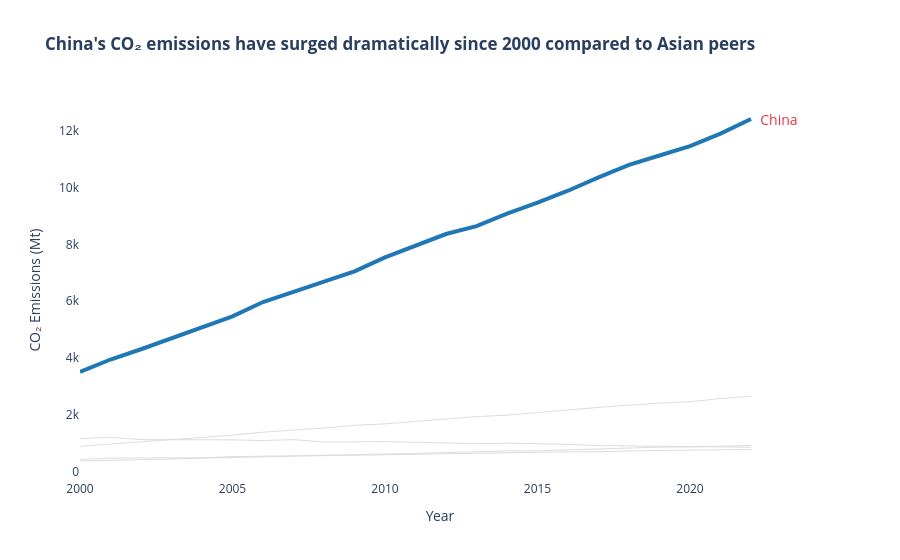

Source (notebook cell):
### Code cell
import plotly.graph_objects as go
df = df.rename(columns={
    'CO2 emissions (kt)': 'CO2_Mt',
    'CO2 emissions (metric tons per capita)': 'CO2_Mt'
})
df_asia = df[df['Region'] == 'Asia']
countries = df_asia['Country'].unique()
target = 'China'

fig = go.Figure()
for country in countries:
    country_data = df_asia[df_asia['Country'] == country].sort_values('Year')
    
    if country == target:
        color = '#1f77b4'
        width = 4
    else:
        color = '#DDDDDD'
        width = 1

    fig.add_trace(go.Scatter(
        x=country_data['Year'],
        y=country_data['CO2_Mt'],
        mode='lines',
        line=dict(color=color, width=width),
        hoverinfo='name+y',
        showlegend=False
    ))
target_data = df_asia[df_asia['Country'] == target].sort_values('Year')
last_year = target_data['Year'].iloc[-1]
last_val = target_data['CO2_Mt'].iloc[-1]

fig.add_annotation(
    x=last_year,
    y=last_val,
    text=f"  {target}",
    showarrow=False,
    xanchor="left",
    font=dict(color='#E63946', size=14)
)
fig.update_layout(
    title="<b>China's CO₂ emissions have surged dramatically since 2000 compared to Asian peers</b>",
    xaxis_title="Year",
    yaxis_title="CO₂ Emissions (Mt)",
    plot_bgcolor='white',
    showlegend=False,
    margin=dict(r=100)
)

fig.show()

### Figure 1 — Plotly figure (JSON) as saved in the notebook; plotly's stock layout.template omitted (floating-point values rounded to 4 significant figures)
{"data": [{"hoverinfo": "name+y", "line": {"color": "#1f77b4", "width": 4}, "mode": "lines", "showlegend": false, "type": "scatter", "x": [2000, 2001, 2002, 2003, 2004, 2005, 2006, 2007, 2008, 2009, 2010, 2011, 2012, 2013, 2014, 2015, 2016, 2017, 2018, 2019, 2020, 2021, 2022], "y": [3514.0, 3952.0, 4312.0, 4692.0, 5079.0, 5468.0, 5974.0, 6323.0, 6673.0, 7053.0, 7543.0, 7972.0, 8365.0, 8641.0, 9078.0, 9466.0, 9887.0, 10360.0, 10790.0, 11130.0, 11450.0, 11900.0, 12410.0]}, {"hoverinfo": "name+y", "line": {"color": "#DDDDDD", "width": 1}, "mode": "lines", "showlegend": false, "type": "scatter", "x": [2000, 2001, 2002, 2003, 2004, 2005, 2006, 2007, 2008, 2009, 2010, 2011, 2012, 2013, 2014, 2015, 2016, 2017, 2018, 2019, 2020, 2021, 2022], "y": [901.6, 974.6, 1056.0, 1146.0, 1205.0, 1291.0, 1396.0, 1466.0, 1542.0, 1637.0, 1687.0, 1774.0, 1865.0, 1945.0, 1994.0, 2092.0, 2177.0, 2267.0, 2345.0, 2419.0, 2466.0, 2580.0, 2661.0]}, {"hoverinfo": "name+y", "line": {"color": "#DDDDDD", "width": 1}, "mode": "lines", "showlegend": false, "type": "scatter", "x": [2000, 2001, 2002, 2003, 2004, 2005, 2006, 2007, 2008, 2009, 2010, 2011, 2012, 2013, 2014, 2015, 2016, 2017, 2018, 2019, 2020, 2021, 2022], "y": [1166.0, 1220.0, 1136.0, 1131.0, 1151.0, 1127.0, 1101.0, 1133.0, 1050.0, 1061.0, 1064.0, 1042.0, 1005.0, 990.9, 1010.0, 996.6, 967.4, 925.1, 916.6, 914.5, 902.8, 898.1, 865.1]}, {"hoverinfo": "name+y", "line": {"color": "#DDDDDD", "width": 1}, "mode": "lines", "showlegend": false, "type": "scatter", "x": [2000, 2001, 2002, 2003, 2004, 2005, 2006, 2007, 2008, 2009, 2010, 2011, 2012, 2013, 2014, 2015, 2016, 2017, 2018, 2019, 2020, 2021, 2022], "y": [438.1, 481.5, 490.6, 490.8, 494.6, 537.2, 539.0, 566.1, 570.0, 585.4, 595.9, 620.6, 631.1, 649.6, 646.2, 686.5, 704.0, 706.0, 738.5, 750.8, 755.8, 777.3, 789.5]}, {"hoverinfo": "name+y", "line": {"color": "#DDDDDD", "width": 1}, "mode": "lines", "showlegend": false, "type": "scatter", "x": [2000, 2001, 2002, 2003, 2004, 2005, 2006, 2007, 2008, 2009, 2010, 2011, 2012, 2013, 2014, 2015, 2016, 2017, 2018, 2019, 2020, 2021, 2022], "y": [382.8, 400.4, 430.7, 453.8, 482.6, 501.9, 533.0, 551.8, 586.6, 602.5, 614.5, 647.3, 680.1, 717.7, 736.3, 738.2, 768.8, 813.7, 834.8, 872.3, 876.5, 898.5, 930.5]}], "layout": {"annotations": [{"font": {"color": "#E63946", "size": 14}, "showarrow": false, "text": "  China", "x": 2022, "xanchor": "left", "y": 12410.0}], "margin": {"r": 100}, "plot_bgcolor": "white", "showlegend": false, "title": {"text": "<b>China's CO₂ emissions have surged dramatically since 2000 compared to Asian peers</b>"}, "xaxis": {"title": {"text": "Year"}}, "yaxis": {"title": {"text": "CO₂ Emissions (Mt)"}}}}
